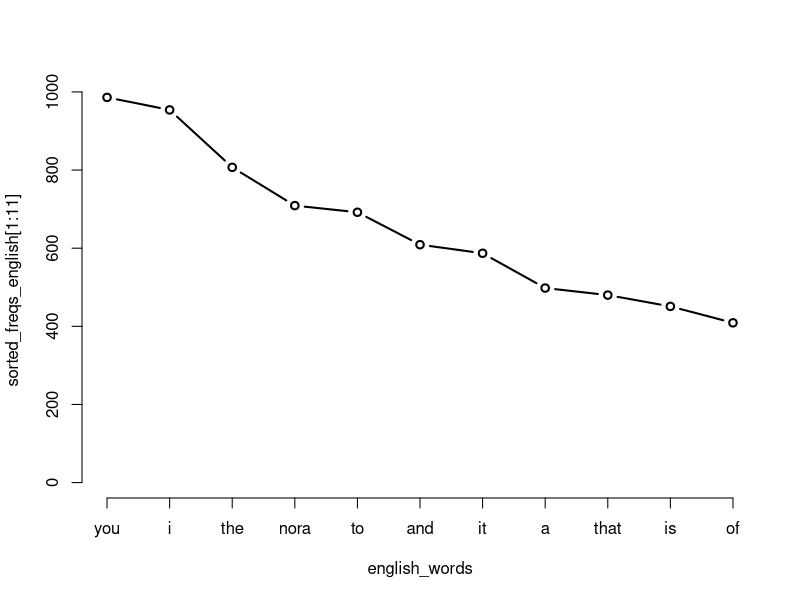
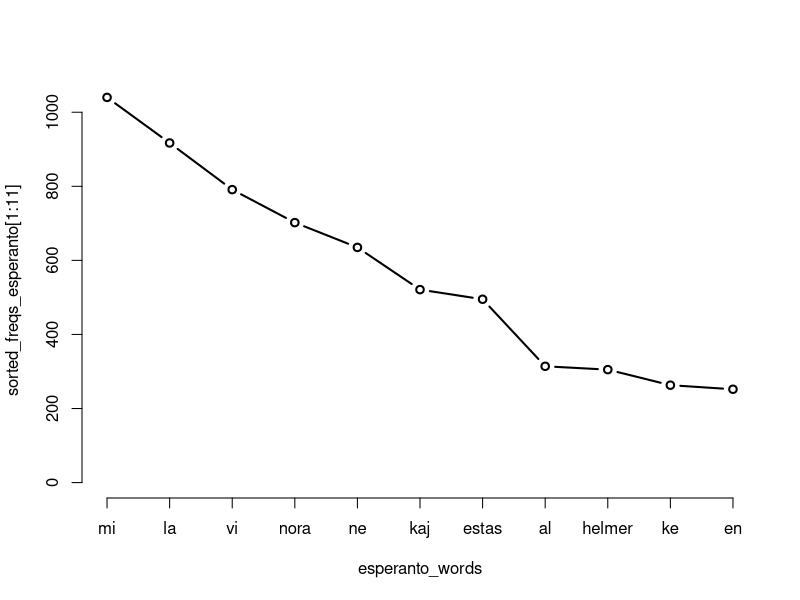

R code for these plots, in order:
## ---- chunk 1
setwd(getwd())
## ---- chunk 2
english <- scan("DollsHouse-Eng.txt", what = "character", sep = "\n")
esperanto <- scan("DollsHouse-Esperanto.txt", what = "character", sep = "\n", encoding = "UTF-8")
## ---- chunk 3
english[1]
esperanto[1]
## ---- chunk 4
english.start <- which(english ==  "DRAMATIS PERSONAE")
english.end <- which(english == "(The sound of a door shutting is heard from below.)")
english.start
english.end
actual_english <- english[english.start:english.end]

esperanto.start <- which(esperanto == "Tradukis")
esperanto.end <- which(esperanto == "(El malsupre oni aŭdas la bruon de pordo, kiu frape ŝlosiĝas.)")
actual_esperanto <- esperanto[esperanto.start:esperanto.end]
## ---- chunk 5
actual_english_string <- paste(actual_english, collapse = " ")
actual_esperanto_string <- paste(actual_esperanto, collapse = " ")
## ---- chunk 6
english_lower <- tolower(actual_english_string)
esperanto_lower <- tolower(actual_esperanto_string)
## ---- chunk 7
english_words <- strsplit(english_lower, "\\W+")
esperanto_words <- strsplit(esperanto_lower, "\\W+")
## ---- chunk 8
sorted_freqs_english <- sort(table(english_words), decreasing = TRUE)
sorted_freqs_esperanto <- sort(table(esperanto_words), decreasing = TRUE)
## ---- chunk 9
sorted_freqs_english["nora"]
sorted_freqs_english["helmer"]
sorted_freqs_esperanto["nora"]
sorted_freqs_esperanto["helmer"]
## ---- chunk 10
plot(sorted_freqs_english[1:11], type="b")
plot(sorted_freqs_esperanto[1:11], type="b")
